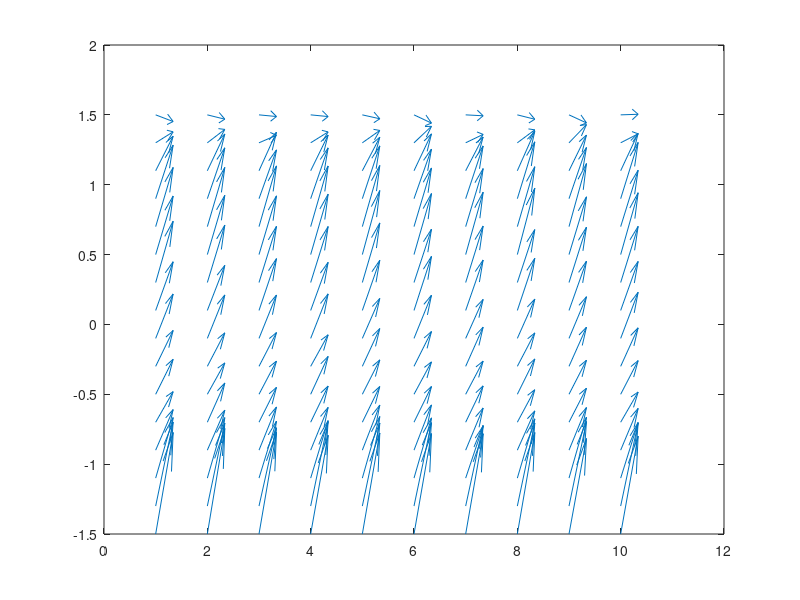

Source code (MATLAB):
sigma = 0.05;

t = 1:1:10;
z = -1.5:0.2:1.5;

[T,Z] = meshgrid(t,z);

U = Z.^4 - 2*Z.^2;
[DT,DZ] = gradient(U);
DU = -DZ + 1+sigma*randn(size(DZ));

quiver(T,Z,ones(size(DU)),DU)
